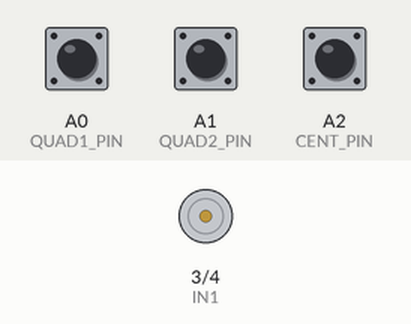
Simulated run of this sketch. Board: Arduino Uno, built with avr-gcc and run on an emulated ATmega328P. Parts: motor-driver pin pairs drawn as motors (green arrow = first pin HIGH = forward, orange = second pin HIGH = backward, longer = more drive, scaled by the enable pin). Inputs (shaded band) come from the test bench; at power-on: A0 (QUAD1_PIN) HIGH, A1 (QUAD2_PIN) HIGH, A2 (CENT_PIN) HIGH. What the sketch prints to the serial monitor is not drawn.

Above: at 0.1 s.
Timing chart, 0 to 1.6 s (numbered marks = the images above):
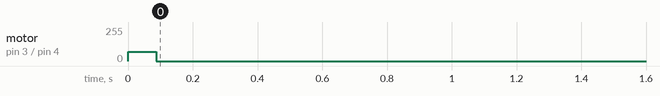

The sketch:

rotating.ino
```cpp
// Hasbro R2D2 Quadrature encoder based dome actuator
// https://cdn.sparkfun.com/datasheets/Robotics/How%20to%20use%20a%20quadrature%20encoder.pdf
// https://www.dynapar.com/knowledge/how-to-calculate-encoder-resolution
// https://forum.arduino.cc/index.php?topic=606542.0

// PWR - Brown
// GND - Purple
// Internal pull-up resistors appear well tuned for this.
// Tried 1M Ohm resistor for pull-down, got minimal success.
// Sensors from left to right 1, 2, center

// Low pass filter on motor recommended to reduce whine
// I ended up just raising pwm frequency by setting timer 0 divisor to 1
// Will this have unintended consequences? That is a problem for future Sean

// Arduino pin numbers
const byte QUAD1_PIN = A0; // Red Wire
const byte QUAD2_PIN = A1; // Grey Wire
const byte CENT_PIN = A2; // Blue Wire

const byte EN1 = 5; // Enable 1
const byte IN1 = 3; // Input 1
const byte IN2 = 4; // Input 2

const int QEM[16] = {0,-1,1,2,1,0,2,-1,-1,2,0,1,2,1,-1,0};

const int baudrate = 57600;

// Variables
byte quad1_val = 0;
byte quad2_val = 0;
byte cent_val = 0;
int last_state = 0b00;
int curr_state = 0b00;
int dir = 2;
int pos = 0;
bool calibrated = false;


void setup() {
  Serial.begin(57600); // set baud rate to 57600, slower causes issues
  // Set pinmodes
  pinMode(QUAD1_PIN, INPUT_PULLUP);
  pinMode(QUAD2_PIN, INPUT_PULLUP);
  pinMode(CENT_PIN, INPUT_PULLUP);
  pinMode(EN1, OUTPUT);
  pinMode(IN1, OUTPUT);
  pinMode(IN2, OUTPUT);
  TCCR0B = TCCR0B & B11111000 | B00000001; // set timer 0 divisor to 1

  // No motor movement
  digitalWrite(IN1, LOW); // LOW, HIGH => CCW
  digitalWrite(IN2, LOW); // HIGH, LOW => CW
  analogWrite(EN1, 0);

  pos = -9999;
  calibrate();
}

void loop() {
  updatePosition();
  Serial.println(pos);
  rotate(0);
  for (int i = 0; i < 8000; i++) {
    updatePosition();
  }
}

void updatePosition() {
  quad1_val = digitalRead(QUAD1_PIN);
  quad2_val = digitalRead(QUAD2_PIN);
  if (digitalRead(CENT_PIN)) {
    pos = 0;
    calibrated = true;
  }

  last_state = curr_state;
  curr_state = (quad1_val << 1) + quad2_val;
  pos = pos + QEM[(last_state * 4) + curr_state];
}

// Find the center position
void calibrate() {
  calibrated = false;
  bool ccw = false;
  while (!calibrated) {
    // Check if rotation occured
    if (!rotateCheck(ccw)) {
      Serial.println("OOF");
      ccw = !ccw;
    }
  }
  freeze();
}

void freeze() {
  analogWrite(EN1, 0);
  digitalWrite(IN1, LOW);
  digitalWrite(IN2, LOW);
}

// Rotate between -255 (CCW) and 255 (CW) speed
void rotate(int intensity) {
  freeze();
  if (intensity < 0) {
    digitalWrite(IN2, HIGH);
  } else if (intensity > 0) {
    digitalWrite(IN1, HIGH);
  } else {
    freeze();
  }
  analogWrite(EN1, abs(intensity));
}

// Check CW rotation otherwise CCW
bool rotateCheck(bool ccw) {
  updatePosition();
  int last_pos = pos;
  if (ccw) {
    rotate(-70);
  } else {
    rotate(70);
  }
  for (int i = 0; i < 6000; i++) {
    updatePosition();
  }
  if (abs(pos - last_pos) < 2) {
    return false;
  }
  return true;
}
```
